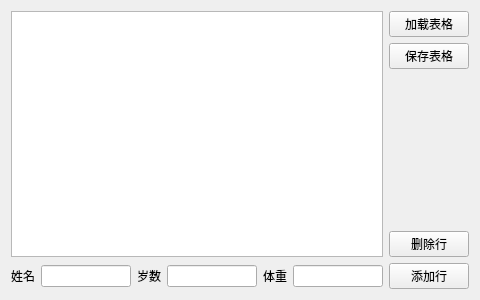
<?xml version="1.0" encoding="UTF-8"?>
<ui version="4.0">
 <class>Widget</class>
 <widget class="QWidget" name="Widget">
  <property name="geometry">
   <rect>
    <x>0</x>
    <y>0</y>
    <width>480</width>
    <height>300</height>
   </rect>
  </property>
  <property name="windowTitle">
   <string>Widget</string>
  </property>
  <layout class="QVBoxLayout" name="verticalLayout_2">
   <item>
    <layout class="QHBoxLayout" name="horizontalLayout_2">
     <item>
      <widget class="QListWidget" name="listWidget"/>
     </item>
     <item>
      <layout class="QVBoxLayout" name="verticalLayout">
       <item>
        <widget class="QPushButton" name="btnLoad">
         <property name="text">
          <string>加载表格</string>
         </property>
        </widget>
       </item>
       <item>
        <widget class="QPushButton" name="btnSave">
         <property name="text">
          <string>保存表格</string>
         </property>
        </widget>
       </item>
       <item>
        <spacer name="verticalSpacer">
         <property name="orientation">
          <enum>Qt::Orientation::Vertical</enum>
         </property>
         <property name="sizeHint" stdset="0">
          <size>
           <width>20</width>
           <height>40</height>
          </size>
         </property>
        </spacer>
       </item>
       <item>
        <widget class="QPushButton" name="btnDelRow">
         <property name="text">
          <string>删除行</string>
         </property>
        </widget>
       </item>
      </layout>
     </item>
    </layout>
   </item>
   <item>
    <layout class="QHBoxLayout" name="horizontalLayout">
     <item>
      <widget class="QLabel" name="label">
       <property name="text">
        <string>姓名</string>
       </property>
      </widget>
     </item>
     <item>
      <widget class="QLineEdit" name="lineEditName"/>
     </item>
     <item>
      <widget class="QLabel" name="label_2">
       <property name="text">
        <string>岁数</string>
       </property>
      </widget>
     </item>
     <item>
      <widget class="QLineEdit" name="lineEditAge"/>
     </item>
     <item>
      <widget class="QLabel" name="label_3">
       <property name="text">
        <string>体重</string>
       </property>
      </widget>
     </item>
     <item>
      <widget class="QLineEdit" name="lineEditWeight"/>
     </item>
     <item>
      <widget class="QPushButton" name="btnAddRow">
       <property name="text">
        <string>添加行</string>
       </property>
      </widget>
     </item>
    </layout>
   </item>
  </layout>
 </widget>
 <resources/>
 <connections/>
</ui>
